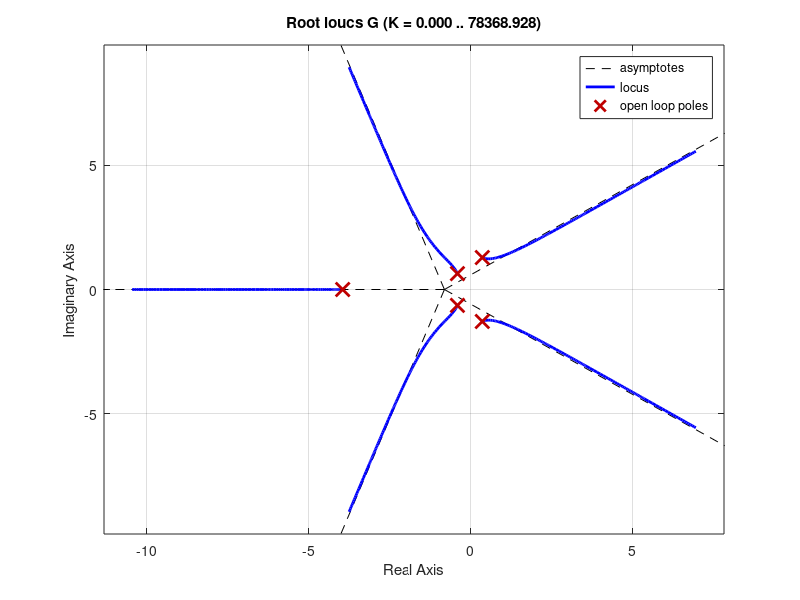
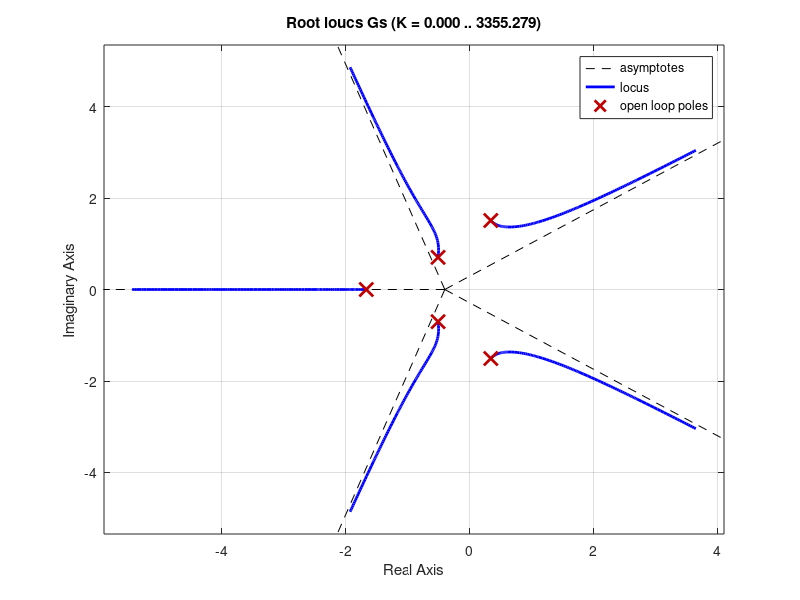

Recreate these plots in MATLAB, in order.
figure(1);
G = tf([1],[1 4 2 8 5 4])
rlocus(G)
figure(2);
Gs = tf([1],[1 2 3 6 5 3])
rlocus(Gs)

roots([1 4 2 8 5 3])